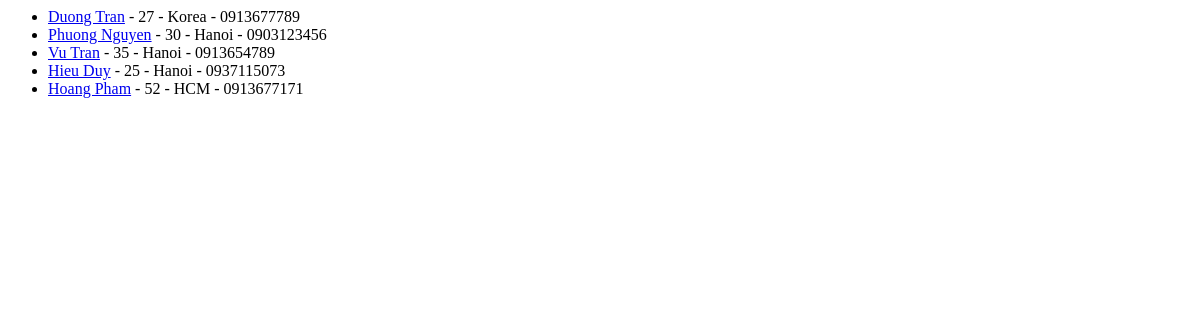
Before: /assign_02_app/ex2/ with the older database file.
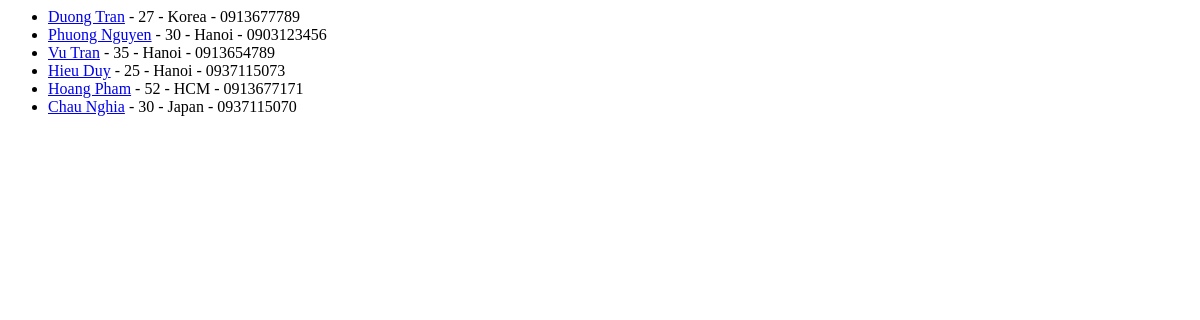
After: the same page with the newer database file.
### assign_01_app/models.py (models this page shows, shortened)
class Person(models.Model):
    id = models.AutoField(primary_key=True)
    name = models.CharField(max_length=50)
    age = models.IntegerField()
    address = models.CharField(max_length=200)
    mobile_number = models.CharField(max_length=15)

### assign_02_app/views.py (the view)
# urls.py: path('ex2/', views.IndexView.as_view(), name='index'),
class IndexView(generic.ListView):
    template_name = 'assign_02_app/index.html'
    context_object_name = 'person_list'
    def get_queryset(self):
        return Person.objects.all

### assign_02_app/templates/assign_02_app/index.html
{% load static %}
{% if person_list %}
    <ul>
    {% for person in person_list %}
        <li><a href="{% url 'assign_02_app:detail' person.id %}">{{ person.name }}</a> - {{ person.age }} - {{ person.address }} - {{ person.mobile_number }}</li>
    {% endfor %}
    </ul>
{% else %}
    <p>No person are available.</p>
{% endif %}

Changed rows visible on the page:
added Person: name "Chau Nghia", age "30", address "Japan", mobile_number "0937115070"
